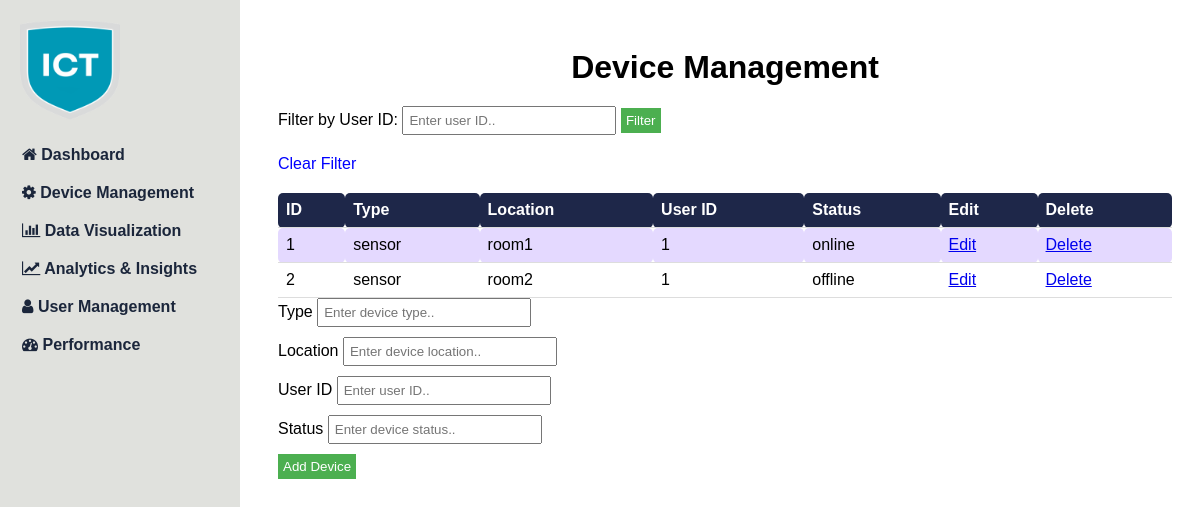
/device.php?user_id=1, run on the app's committed database.
### tables this page shows
CREATE TABLE `Devices` (
  `device_id` int(11) NOT NULL,
  `device_type` varchar(50) DEFAULT NULL,
  `location` varchar(50) DEFAULT NULL,
  `user_id` int(11) NOT NULL,
  `status` varchar(50) DEFAULT NULL
);

### device.php (the view, shortened to what this page needs)
<!DOCTYPE html>
<html>
<head>
    <link rel="stylesheet" href="./css/device.css">
	<link rel="stylesheet" href="https://cdnjs.cloudflare.com/ajax/libs/font-awesome/5.15.3/css/all.min.css">
</head>
<body>
    <?php include 'sidebar.php'; ?>
    <div class="container">
		<h1>Device Management</h1>
		<form action="" method="GET">
			<label for="user_id">Filter by User ID:</label>
			<input type="text" id="user_id" name="user_id" placeholder="Enter user ID..">
			<input type="submit" value="Filter">
			<?php
			if (isset($_GET['user_id'])) {
				echo '<a href="device.php" class="clear_filter">Clear Filter</a>';
			}
			?>
		</form>
		<table>
			<tr>
				<th>ID</th>
				<th>Type</th>
				<th>Location</th>
				<th>User ID</th>
				<th>Status</th>
				<th>Edit</th>
				<th>Delete</th>
			</tr>
			<?php
			$servername = "localhost";
			$username = "root";
			$password = "";
			$dbname = "IoT_Framework";
			$conn = new mysqli($servername, $username, $password, $dbname);
			$sql = "SELECT * FROM Devices";
			if (isset($_GET['user_id'])) {
				$user_id = $_GET['user_id'];
				$sql .= " WHERE user_id='$user_id'";
			}
			$result = $conn->query($sql);
			if ($result->num_rows > 0) {
				while ($row = $result->fetch_assoc()) {
					echo "<tr>";
					echo "<td>" . $row["device_id"] . "</td>";
					echo "<td>" . $row["device_type"] . "</td>";
					echo "<td>" . $row["location"] . "</td>";
					echo "<td>" . $row["user_id"] . "</td>";
					echo "<td>" . $row["status"] . "</td>";
					echo "<td><a href='edit_device.php?id=" . $row["device_id"] . "'>Edit</a></td>";
					echo "<td><a href='delete_device.php?id=" . $row["device_id"] . "'>Delete</a></td>";
					echo "</tr>";
				}
			} else {
				echo "0 results";
			}
			?>
        </table>
        <form action="add_device.php" method="POST">
            <label for="type">Type</label>
            <input type="text" id="type" name="type" placeholder="Enter device type..">
            <br>
            <label for="location">Location</label>
            <input type="text" id="location" name="location" placeholder="Enter device location..">
            <br>
            <label for="user_id">User ID</label>
            <input type="text" id="user_id" name="user_id" placeholder="Enter user ID..">
            <br>
            <label for="status">Status</label>
            <input type="text" id="status" name="status" placeholder="Enter device status..">
            <br>
            <input type="submit" value="Add Device">
        </form>
    </div>
</body>
</html>

### css/device.css (style rules this page uses)
* { font-family: 'Source Sans Pro', sans-serif; }
.container { margin-left: 250px; padding: 20px; }
table { width: 100%; border-collapse: collapse; }
table th, table td { padding: 8px; text-align: left; border-bottom: 1px solid #ddd; }
h1 { margin-bottom: 20px; }
form { margin-bottom: 20px; }
input[type="text"] { padding: 8px; margin-bottom: 10px; width: 200px; }
input[type="submit"] { padding: 8px 16px; background-color: #4CAF50; border: none; color: white; cursor: pointer; }
.clear_filter { display: block; margin-top: 10px; color: blue; text-decoration: none; }
h1 { text-align: center; }
table { border: 1px ; margin: 0 auto; border-collapse: collapse; border-radius: 5px; color: #000; }
th, td { border: 1px; padding: 10px; border-radius: 5px; }
th { background-color: #1e2749; color: #fff; }
tr:nth-child(even) { background-color: #e4d9ff; }
input[type="text"], input[type="submit"] { padding: 5px; }
input[type="submit"] { background-color: #4CAF50; color: white; cursor: pointer; }

### data on the page
devices: device_id "1", device_type "sensor", location "room1", user "1", status "online"
devices: device_id "2", device_type "sensor", location "room2", user "1", status "offline"
